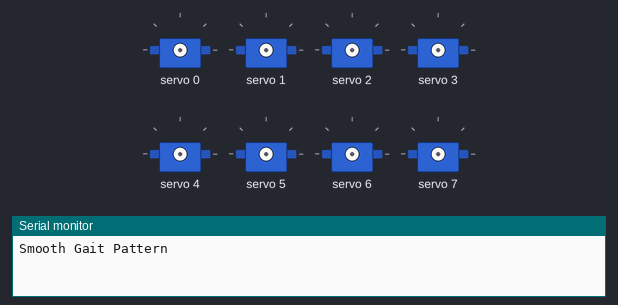
The sketch below on a simulated Arduino Uno, built with avr-gcc and run on an emulated ATmega328P. Parts: 8 × servo, the last lines printed to the serial monitor.

Above: at 0.1 s.
At 4.29 s:
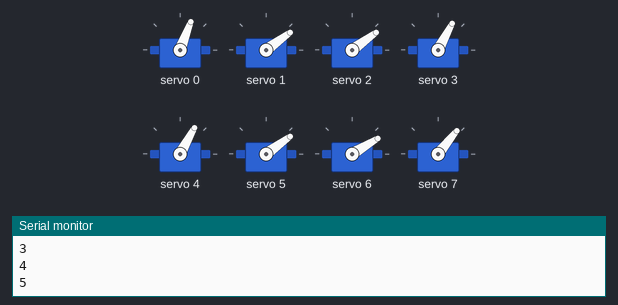
At 8.74 s:
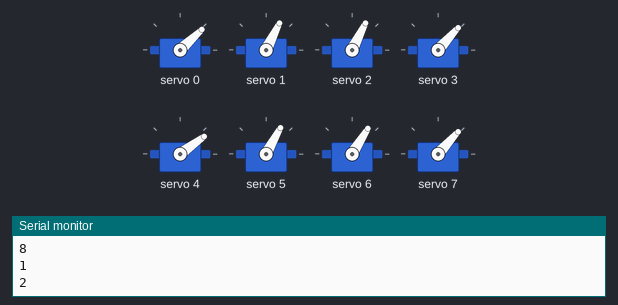
At 16.89 s:
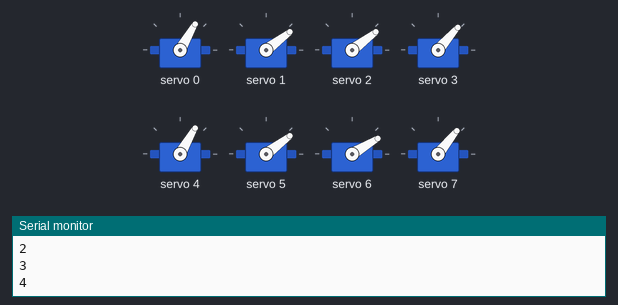
At 25.67 s:
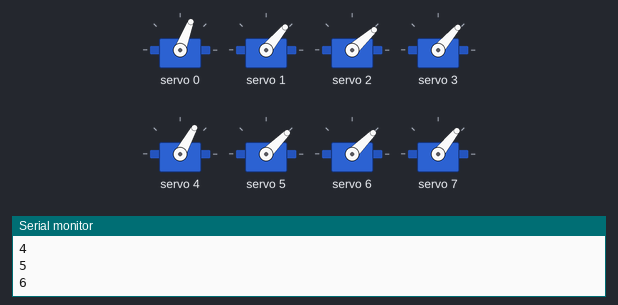
At 33.0 s:
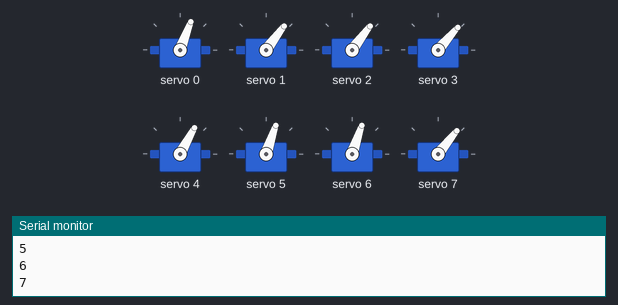
Timing chart, 0 to 40.0 s (numbered marks = the images above):
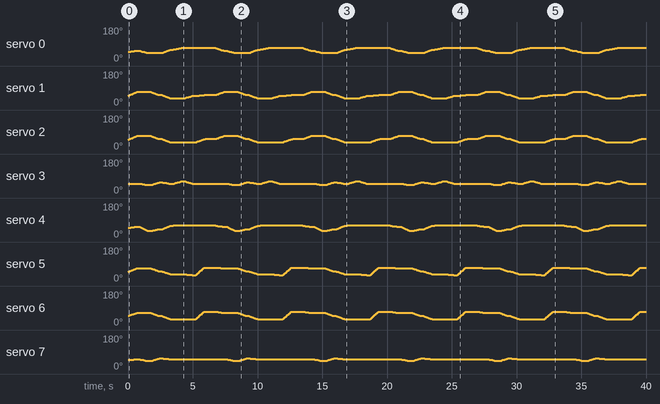

The sketch:

Bipedal_robot_main.ino
```cpp
#include <Wire.h>
#include <Adafruit_PWMServoDriver.h>
Adafruit_PWMServoDriver pwm = Adafruit_PWMServoDriver();
#define SERVOMIN  90
#define SERVOMAX  490
#define SERVO_FREQ 50

//this array stores the current angles for all 8 servos to track their positions between movements
float currentAngles[8] = {90, 90, 90, 90, 90, 90, 90, 90};

//this is the setup function and it initialises the serial communication and PWM driver for controlling the servos
void setup() {
Serial.begin(9600);        //this initialises serial communication at 9600 baud rate
Serial.println("Smooth Gait Pattern");        //this prints a startup message to the serial monitor
pwm.begin();        //this initialises the PWM driver
pwm.setOscillatorFrequency(27000000);        //this sets the internal oscillator frequency to 27MHz for accurate PWM timing
pwm.setPWMFreq(SERVO_FREQ);        //this sets the PWM frequency to 50Hz which is standard for servos
delay(10);        //this delays for 10ms to allow the PWM driver to stabilise
}

//this function converts a servo angle to a PWM pulse length and sends it to the specified servo
void setServoAngleRaw(uint8_t servonum, float angle) {
if (angle < 0) angle = 0;        //this ensures the angle doesnt go below 0 degrees (as that is impossible)
if (angle > 285) angle = 285;        //this ensures the angle doesnt exceed 285 degrees (as that is the maximum range)
int pulselen = SERVOMIN + (angle / 285.0) * (SERVOMAX - SERVOMIN);        //this converts the angle to a pulse length value between SERVOMIN and SERVOMAX
pwm.setPWM(servonum, 0, pulselen);        //this sends the PWM signal to the specified servo
}

//this function smoothly moves a single servo from its current position to a target angle using interpolation
void smoothSetServoAngle(uint8_t servonum, float targetAngle, int steps, int stepDelay) {
float startAngle = currentAngles[servonum];        //this gets the current angle of the servo
float stepSize = (targetAngle - startAngle) / (float)steps;        //this calculates the angle increment for each step
for (int i = 0; i < steps; i++) {        //this loops through all the steps to create smooth movement
float newAngle = startAngle + stepSize * i;        //this calculates the intermediate angle for this step
setServoAngleRaw(servonum, newAngle);        //this moves the servo to the intermediate angle
delay(stepDelay);        //this delays between steps to control the speed of movement
  }
setServoAngleRaw(servonum, targetAngle);        //this moves the servo to the final target angle
currentAngles[servonum] = targetAngle;        //this updates the stored current angle for this servo
}

//this function moves all 8 servos to their target positions simultaneously with smooth interpolation
void moveToFrame(float target[8], int steps, int stepDelay) {
for (int s = 0; s < steps; s++) {        //this loops through each step of the movement
for (int i = 0; i < 8; i++) {        //this loops through all 8 servos
float start = currentAngles[i];        //this gets the starting angle for this servo
float diff  = target[i] - start;        //this calculates the total angle change needed
float newAngle = start + diff * ((float)s / steps);        //this calculates the intermediate angle for this step using linear interpolation
setServoAngleRaw(i, newAngle);        //this moves the servo to the intermediate angle
    }
delay(stepDelay);        //this delays between steps to control the speed of movement
  }
for (int i = 0; i < 8; i++) {        //this loops through all servos to finalise their positions
currentAngles[i] = target[i];        //this updates the stored current angle to the target angle
  }
}

//this is the main loop function and it executes a walking gait pattern by moving through 8 different frames continuously
void loop() {
float frame1[8] = {97,120,120,90,97,117,112,93};        //this defines the servo angles for frame 1 of the gait cycle
float frame2[8] = {80,120,120,80,65,117,112,80};        //this defines the servo angles for frame 2 of the gait cycle
float frame3[8] = {80,95,95,100,78,92,87,100};        //this defines the servo angles for frame 3 of the gait cycle
float frame4[8] = {107,70,70,90,107,70,62,93};        //this defines the servo angles for frame 4 of the gait cycle
float frame5[8] = {120,70,70,109,107,70,62,93};        //this defines the servo angles for frame 5 of the gait cycle
float frame6[8] = {120,90,70,90,107,62,62,93};        //this defines the servo angles for frame 6 of the gait cycle
float frame7[8] = {120,95,95,90,107,122,122,93};        //this defines the servo angles for frame 7 of the gait cycle
float frame8[8] = {120,95,95,90,107,122,122,93};        //this defines the servo angles for frame 8 of the gait cycle

int transitionSteps = 40;        //this sets the number of interpolation steps for smooth transitions between frames
int stepDelay = 10;        //this sets the delay in milliseconds between each interpolation step

moveToFrame(frame1, transitionSteps, stepDelay);        //this moves all servos to frame 1 smoothly
Serial.println("1");        //this prints frame 1 to the serial monitor
delay(200);        //this delays for 200ms before moving to the next frame

moveToFrame(frame2, transitionSteps, stepDelay);        //this moves all servos to frame 2 smoothly
Serial.println("2");        //this prints frame 2 to the serial monitor
delay(200);        //this delays for 200ms before moving to the next frame

moveToFrame(frame3, transitionSteps, stepDelay);        //this moves all servos to frame 3 smoothly
Serial.println("3");        //this prints frame 3 to the serial monitor
delay(200);        //this delays for 200ms before moving to the next frame

moveToFrame(frame4, transitionSteps, stepDelay);        //this moves all servos to frame 4 smoothly
Serial.println("4");        //this prints frame 4 to the serial monitor
delay(200);        //this delays for 200ms before moving to the next frame

moveToFrame(frame5, transitionSteps, stepDelay);        //this moves all servos to frame 5 smoothly
Serial.println("5");        //this prints frame 5 to the serial monitor
delay(200);        //this delays for 200ms before moving to the next frame

moveToFrame(frame6, transitionSteps, stepDelay);        //this moves all servos to frame 6 smoothly
Serial.println("6");        //this prints frame 6 to the serial monitor
delay(200);        //this delays for 200ms before moving to the next frame

moveToFrame(frame7, transitionSteps, stepDelay);        //this moves all servos to frame 7 smoothly
Serial.println("7");        //this prints frame 7 to the serial monitor
delay(100);        //this delays for 100ms before moving to the next frame

moveToFrame(frame8, transitionSteps, stepDelay);        //this moves all servos to frame 8 smoothly
Serial.println("8");        //this prints frame 8 to the serial monitor
delay(100);        //this delays for 100ms before repeating the gait cycle
}
```
